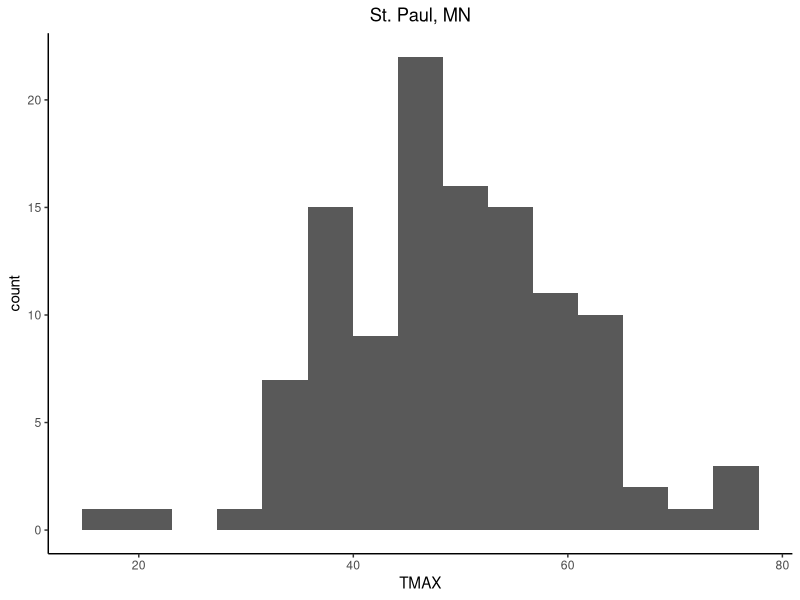
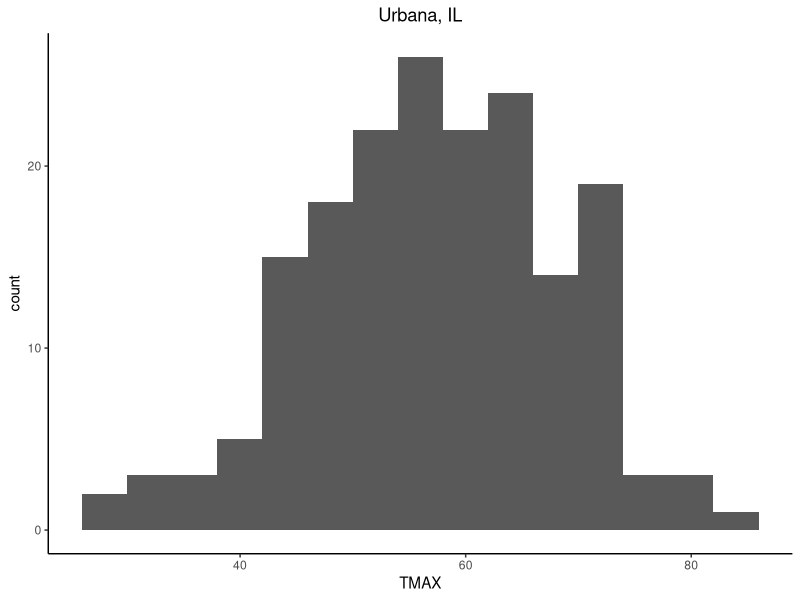

These charts were generated, in order, by the following R code: (Note: this script raises an error after producing the figures.)
## ---- chunk 1
knitr::opts_chunk$set(echo = TRUE, warning=FALSE, message=FALSE)
## ---- chunk 2
# Load in libraries
library(tidyverse)
library(stringr)

# Get specific date's historical TMINs and TMAXs
GetDayTemp = function(data) {
  current_day = format(Sys.Date(), "%m-%d")
  filtered_data = data %>%
    filter(grepl(current_day, date))
  return(filtered_data)
}

# Create a histogram for an input location
CreateTempHistogram = function(data, location) {
  current_day = Sys.Date()
  current_day = str_remove(current_day, "2023-")
  hist = ggplot(data) +
    geom_histogram(aes(TMAX), bins = 15) +
    theme_classic() +
    theme(plot.title = element_text(hjust = 0.5)) +
    ggtitle(location)

  return(hist)
}

# Read in temperature data for St. Paul and Urbana
stpaul_data = read.csv("Data/stpaul-temps.csv")

urbana_data = read.csv("Data/urbana-temps.csv")

# Combine St. Paul and Urbana data in a list to use lapply functions
data_list = list(stpaul_data, urbana_data)

# Change the date column to Type Date for summary statistics
data_list = lapply(data_list, mutate, date = as.Date(date))

# Create a variable that holds the current date in "Month Day" format to add to document text
today = format(Sys.Date(), "%b %d") 

# Filter temperature data to only include days that mach the current day and month
clean_data = lapply(data_list, GetDayTemp)

# Create a histogram of maximum temperatures in the given location on today s date
hist_MN = CreateTempHistogram(clean_data[[1]], location = "St. Paul, MN")
hist_IL = CreateTempHistogram(clean_data[[2]], location = "Urbana, IL")

# Set the file name to save the histogram as
stpaul_filename = "stpaul-TMAX-hist.pdf"
urbana_filename = "urbana-TMAX-hist.pdf"

# Set the folder path for where to save the histogram 
path = "Plots/"
## ---- chunk 3
# Save the histogram as a pdf 
ggsave(filename = stpaul_filename,
       hist_MN, 
       path = path)

ggsave(filename = urbana_filename,
       hist_IL, 
       path = path)
## ---- chunk 4
knitr::kable(data.frame(format(summary(clean_data[[1]]$TMAX)), 
               format(summary(clean_data[[2]]$TMAX))),
      col.names = c("St. Paul", "Urbana"))
## ---- chunk 5
hist_MN = file.path("Plots/stpaul-TMAX-hist.pdf")
hist_IL = file.path("Plots/urbana-TMAX-hist.pdf")

knitr::include_graphics(c(hist_MN, hist_IL))
